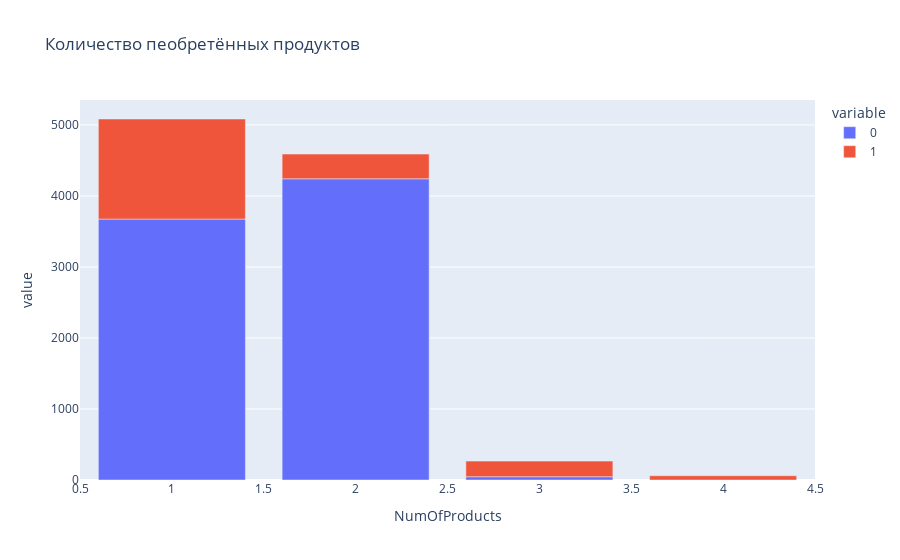

The cell this chart's notebook holds for it:
### Markdown cell above
### 9.7. Зависимость оттока клиентов от числа приобретённых у банка услуг

### Code cell
churn7 = churn.groupby(['NumOfProducts','Exited'])['Exited'].agg('count').unstack()

fig = px.bar(churn7, x=churn7.index, y=[0,1], title='Количество пеобретённых продуктов')
fig.show()

### Figure 1 — Plotly figure (JSON) as saved in the notebook; plotly's stock layout.template omitted (floating-point values rounded to 4 significant figures)
{"data": [{"alignmentgroup": "True", "hovertemplate": "variable=0<br>NumOfProducts=%{x}<br>value=%{y}<extra></extra>", "legendgroup": "0", "marker": {"color": "#636efa", "pattern": {"shape": ""}}, "name": "0", "offsetgroup": "0", "orientation": "v", "showlegend": true, "textposition": "auto", "type": "bar", "x": [1, 2, 3, 4], "xaxis": "x", "y": [3675, 4242, 46, null], "yaxis": "y"}, {"alignmentgroup": "True", "hovertemplate": "variable=1<br>NumOfProducts=%{x}<br>value=%{y}<extra></extra>", "legendgroup": "1", "marker": {"color": "#EF553B", "pattern": {"shape": ""}}, "name": "1", "offsetgroup": "1", "orientation": "v", "showlegend": true, "textposition": "auto", "type": "bar", "x": [1, 2, 3, 4], "xaxis": "x", "y": [1409, 348, 220, 60], "yaxis": "y"}], "layout": {"barmode": "relative", "legend": {"title": {"text": "variable"}, "tracegroupgap": 0}, "title": {"text": "Количество пеобретённых продуктов"}, "xaxis": {"anchor": "y", "domain": [0, 1], "title": {"text": "NumOfProducts"}}, "yaxis": {"anchor": "x", "domain": [0, 1], "title": {"text": "value"}}}}
